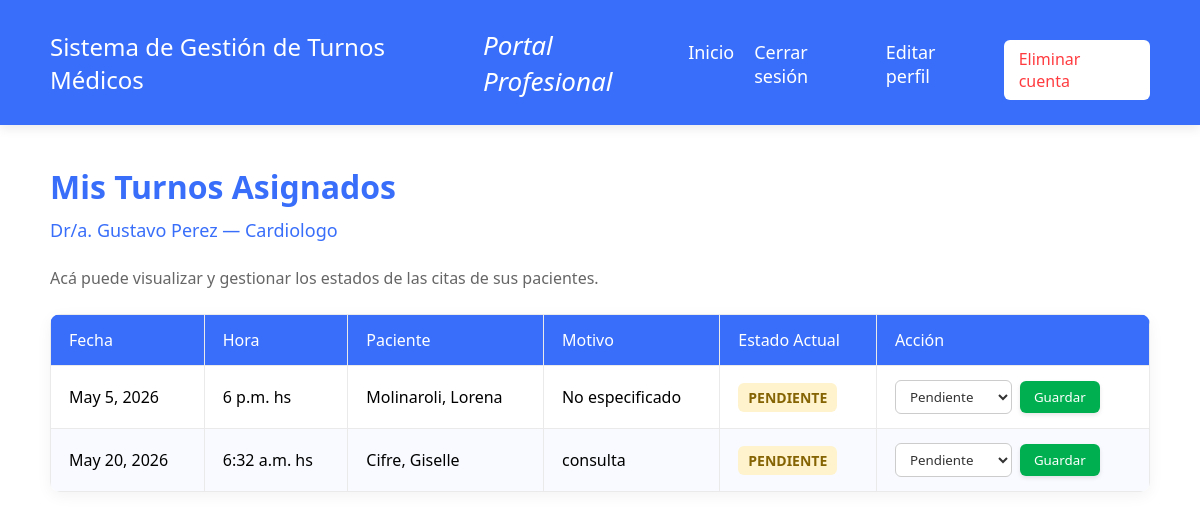
The app's page /lista-turnos-profesional/ (signed in), older data.
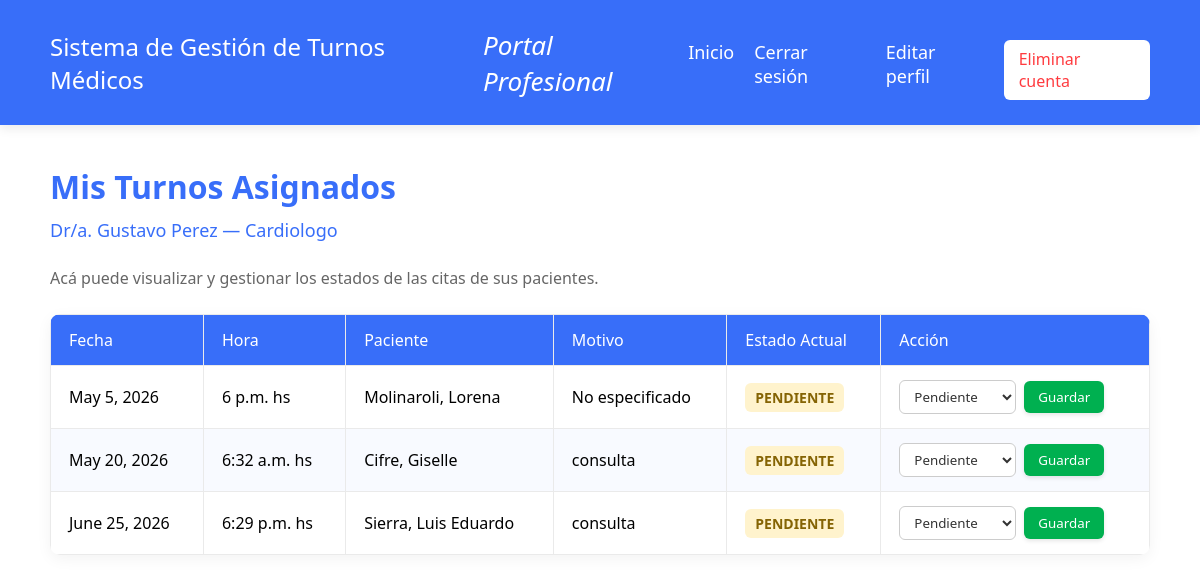
The same page, newer data.
### turnos/models.py (models this page shows, shortened)
class Turno(models.Model):
    ESTADOS_CHOICES = [
        ('PENDIENTE', 'Pendiente'),
        ('CONFIRMADO', 'Confirmado'),
        ('CANCELADO', 'Cancelado'),
        ('REALIZADO', 'Realizado'),
    ]
    paciente = models.ForeignKey(Paciente, on_delete=models.CASCADE) # models.ForeignKey, conecta el turno directamente con un registro de paciente y de profesional
    profesional = models.ForeignKey(Profesional, on_delete=models.CASCADE) # on_delete=models.CASCADE, significa que si se borra un paciente del sistema, se van a borrar automáticamente todos sus turnos asociados.
    fecha = models.DateField()
    hora = models.TimeField()
    motivo = models.TextField(blank=True, null=True)
    estado = models.CharField(max_length=20, choices=ESTADOS_CHOICES, default='PENDIENTE')

class Paciente(models.Model):
    nombre = models.CharField(max_length=100)
    apellido = models.CharField(max_length=100)
    dni = models.CharField(max_length=20, unique=True)
    email = models.EmailField(unique=True)
    contrasena = models.CharField(max_length=255) # Para guardar la clave encriptada

### turnos/views.py (the view)
# urls.py: path('lista-turnos-profesional/', views.lista_turnos_profesional, name='lista_turnos_profesional'),
def lista_turnos_profesional(request):
    profesional_id = request.session.get('profesional_id')
    if not profesional_id:
        return redirect('ingreso_profesional')
    profesional = Profesional.objects.get(id=profesional_id)
    turnos = Turno.objects.filter(profesional_id=profesional_id)
    return render(request, 'turnos/lista_turnos_profesional.html', {
        'turnos': turnos,
        'profesional': profesional
    })

### turnos/templates/turnos/lista_turnos_profesional.html (shortened to what this page needs)
<!DOCTYPE html>
<html lang="es">
<head>
</head>
<body>
    <header>
        <div class="logo-titulo">Sistema de Gestión de Turnos Médicos</div>
        <div class="subtitulo-portal">Portal Profesional</div>
        <div style="display: flex; gap: 20px; margin-top: 15px;">
            <a href="{% url 'inicio' %}" style="color: white; text-decoration: none; font-size: 18px;">Inicio</a>
            <a href="{% url 'cerrar_sesion' %}" style="color: white; text-decoration: none; font-size: 18px;">Cerrar sesión</a>
            <a href="{% url 'editar_profesional' %}" style="color: white; text-decoration: none; font-size: 18px;">Editar perfil</a>
            <a href="{% url 'baja_profesional' %}" style="color: #FF3B3F; text-decoration: none; font-size: 16px; background-color: white; padding: 8px 15px; border-radius: 6px; font-weight: 500;">Eliminar cuenta</a>
        </div>
    </header>
    <div class="contenido">
        <h1>Mis Turnos Asignados</h1>
        <p style="color: #386EF9; font-size: 18px; font-weight: 500;">Dr/a. {{ profesional.nombre }} {{ profesional.apellido }} — {{ profesional.especialidad }}</p>
        <p>Acá puede visualizar y gestionar los estados de las citas de sus pacientes.</p>
        <table>
            <thead>
                <tr>
                    <th>Fecha</th>
                    <th>Hora</th>
                    <th>Paciente</th>
                    <th>Motivo</th>
                    <th>Estado Actual</th>
                    <th>Acción</th>
                </tr>
            </thead>
            <tbody>
                {% for turno in turnos %}
                <tr>
                    <td>{{ turno.fecha }}</td>
                    <td>{{ turno.hora }} hs</td>
                    <td>{{ turno.paciente.apellido }}, {{ turno.paciente.nombre }}</td>
                    <td>{{ turno.motivo|default:"No especificado" }}</td>
                    <td>
                        <span class="estado
                            {% if turno.estado == 'PENDIENTE' %}estado-pendiente
                            {% elif turno.estado == 'CONFIRMADO' %}estado-confirmado
                            {% elif turno.estado == 'REALIZADO' %}estado-realizado
                            {% else %}estado-cancelado{% endif %}">
                            {{ turno.estado }}
                        </span>
                    </td>
                    <td>
                        <form action="{% url 'cambiar_estado_turno' turno.id %}" method="POST" style="display: flex; align-items: center;">
                            <select name="estado">
                                <option value="PENDIENTE" {% if turno.estado == 'PENDIENTE' %}selected{% endif %}>Pendiente</option>
                            </select>
                            <button type="submit" class="btn-guardar">Guardar</button>
                        </form>
                    </td>
                </tr>
                {% empty %}
                <tr>
                    <td colspan="6" style="text-align: center; color: #999; padding: 30px;">No tenés turnos asignados en este momento.</td>
                </tr>
                {% endfor %}
            </tbody>
        </table>
    </div>
</body>
</html>

Row changes from the older to the newer data that the page shows:
added Turno: fecha "June 25, 2026", hora "6:29 p.m.", paciente.apellido "Sierra", paciente.nombre "Luis Eduardo", motivo "consulta", estado "PENDIENTE", estado "Pendiente"
